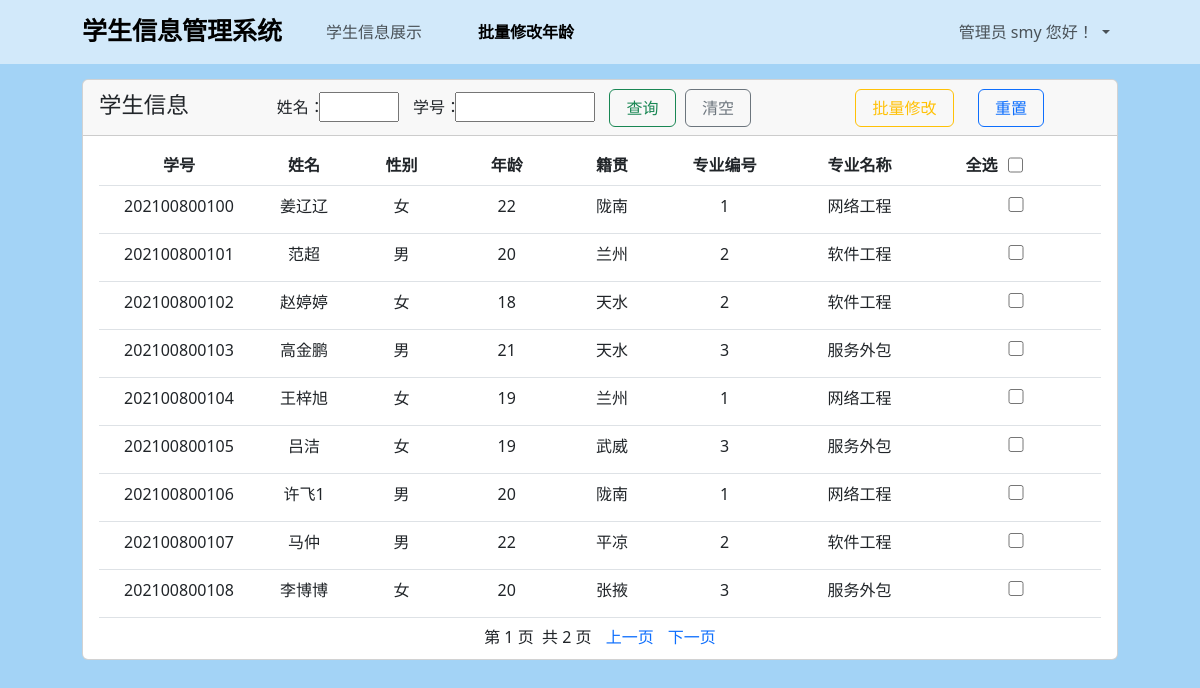
The app's page /?template=update_index (signed in) with its own data.
### tables this page shows
CREATE TABLE student(
        id INT PRIMARY KEY     NOT NULL,
        name       VARCHAR(50) NOT NULL,
        sex        CHAR(2)     NOT NULL,
        age        INT         NOT NULL,
        origin     VARCHAR(50) NOT NULL,
        profession_id int NOT NULL
        );

CREATE TABLE "profession"(id INT,name TEXT);

### main.py (the view, shortened to what this page needs)
@app.route("/", methods=["GET"])
def home():
    if not CheckLogin():
        return redirect(url_for("login"))
    select_condition = {}
    strWhere = []
    if "name" in request.args:
        name = request.args["name"]
        select_condition["name"] = name
        if name != "":
            strWhere.append("s.name like '%%%s%%'" % name)
    if "id" in request.args:
        ID = request.args["id"]
        select_condition["id"] = ID
        if ID != "":
            strWhere.append("s.id like '%%%s%%'" % ID)
    sql = """SELECT count(*) count FROM student s"""
    if len(strWhere) > 0:
        sql = sql + " where " + " and ".join(strWhere) + ";"
    count, _ = selectData(conn, sql)
    total_page_number = math.ceil(count[0]["count"] / 9 - 1) + 1
    page_number = "1"
    if "page" in request.args:
        page = request.args["page"]
        if int(page) <= 0:
            page_number = 1
            page = ""
        elif int(page) > total_page_number:
            page = str(total_page_number)
        if page != "":
            page_number = page
            sql = """SELECT s.*,p.name profession_name
                     FROM student s INNER JOIN profession p
                     ON s.profession_id = p.id
                     %s
                     ORDER BY s.id
                     LIMIT 9 %s;""" % (
                ("where " + " and ".join(strWhere)) if (len(strWhere) > 0) else "",
                "OFFSET " + str(9 * (int(page) - 1)) if (int(page) > 0) else "",
            )
        else:
            sql = """SELECT s.*,p.name profession_name
                     FROM student s INNER JOIN profession p
                     ON s.profession_id = p.id
                     %s
                     ORDER BY s.id
                     LIMIT 9;""" % (
                ("where " + " and ".join(strWhere)) if (len(strWhere) > 0) else ""
            )
    else:
        sql = """SELECT s.*,p.name profession_name
                 FROM student s INNER JOIN profession p
                 ON s.profession_id = p.id
                 %s
                 ORDER BY s.id
                 LIMIT 9;""" % (
            ("where " + " and ".join(strWhere)) if (len(strWhere) > 0) else ""
        )
    students, fields = selectData(conn, sql)
    if "template" in request.args:
        template_name = request.args["template"]
        if template_name == "update_index":
            return render_template(
                "update_index.html",
                total_page_number=total_page_number,
                students=students,
                username=session["username"],
                page_number=page_number,
                select_condition=select_condition,
                fields=fields,
                updateAges=request.args.get("updateAges"),
                error_message=request.args.get("error_message"),
            )

### dbOperations.py (called while the page is built)
def selectData(conn, sql):
    cursor = conn.cursor()
    cursor.execute(sql)
    fields = []  # 表中所有的字段
    for column in cursor.description:
        fields.append(column[0])
    result = cursor.fetchall()
    cursor.close()
    return result, fields

### main.py (called while the page is built)
def CheckLogin():
    if "username" in session:
        return True
    else:
        return False

### templates/update_index.html (shortened to what this page needs)
<!DOCTYPE html>
<html lang="zn">
<head>
    <link href="../static/bootstrap/5.3.0/css/bootstrap.min.css" rel="stylesheet">
</head>
<body>
<nav class="navbar navbar-expand-lg" style="background-color: #d2e9fa;">
    <div class="container">
        <span class="navbar-brand" id="brand">学生信息管理系统</span>
        <ul class="navbar-nav me-auto mb-2 mb-lg-0">
            <li class="nav-item my-item">
                <a class="nav-link" role="button" href="/" id="navLink1">
                    学生信息展示
                </a>
            </li>
            <li class="nav-item my-item">
                <a class="nav-link active" role="button" href="/?template=update_index" id="navLink2"
                   style="font-weight: bold">
                    批量修改年龄
                </a>
            </li>
        </ul>
        <ul class="navbar-nav">
            <li class="nav-item dropdown">
                <a class="nav-link dropdown-toggle" href="#" role="button" data-bs-toggle="dropdown"
                   aria-expanded="false">
                    管理员 {{ username }} 您好！
                </a>
            </li>
        </ul>
    </div>
</nav>
<div class="container">
    <div class="row">
        <div class="col-12">
            <div class="card" style="margin-top:15px;">
                <div class="card-header">
                    <span class="title">学生信息</span>
                    <form style="display: inline-block; margin-left: 7vw; margin-right: 5px;">
                        <label for="name">姓名：</label>
                        <input class="input" type="text" name="name" id="name" value="{{ select_condition["name"] }}">
                        <label for="id">学号：</label>
                        <input class="input" name="id" id="id" value="{{ select_condition["id"] }}">
                        <button class="btn btn-outline-success" type="button" onclick="select()" id="select_button"
                                data-updateAges-data="{{ updateAges }}">&nbsp;查询&nbsp;
                        </button>
                    </form>
                    <button class="btn btn-outline-secondary" onclick="select_reset()" style="margin-right: 100px;">
                        &nbsp;清空&nbsp;
                    </button>
                    <button class="btn btn-outline-warning" id="update_selected_students_button"
                            style="margin-right: 20px;">&nbsp;批量修改&nbsp;
                    </button>
                    <button class="btn btn-outline-primary" id="reset_button">&nbsp;重置&nbsp;
                    </button>
                </div>
                <div class="card-body">
                    <table class="table table-hover" id="table_body">
                        <thead>
                        <tr>
                            <th>学号</th>
                            <th>姓名</th>
                            <th>性别</th>
                            <th>年龄</th>
                            <th>籍贯</th>
                            <th>专业编号</th>
                            <th>专业名称</th>
                            <th>
                                <div style="width: 60px; float:left; position: relative; left: 23px;">
                                    <label for="selectAll" style="float:left; margin-right: 10px">全选</label>
                                    <input type="checkbox" id="selectAll"
                                           style="width: 15px; height: 24px; margin: 0; float:left;"
                                           autocomplete="off">
                                </div>
                            </th>
                        </tr>
                        </thead>
                        <tbody>
                        {% for student in students %}
                            <tr>
                                <td>{{ student[fields[0]] }}</td>
                                <td>{{ student[fields[1]] }}</td>
                                <td>{{ student[fields[2]] }}</td>
                                <td style="text-align: center;" class="age_td"
                                    id="td{{ student[fields[0]] }}">{{ student[fields[3]] }}</td>
                                <td>{{ student[fields[4]] }}</td>
                                <td>{{ student[fields[5]] }}</td>
                                <td>{{ student[fields[6]] }}</td>
                                <td>
                                    <input type="checkbox" class="my_update_checkbox" name="checkbox"
                                           id="checkbox{{ student["id"] }}" value="{{ student["id"] }}"
                                           style="width: 40px" autocomplete="off">
                                </td>
                            </tr>
                        {% endfor %}
                        </tbody>
                    </table>
                    <div class="text-center" id="table_footer">
                        <span style="margin-right: 10px;">第 {{ page_number }} 页&nbsp;&nbsp;共 {{ total_page_number }} 页</span>
                        <a href="/?template=update_index&page={{ page_number|int - 1 }}&name={{ select_condition["name"] }}&id={{ select_condition["id"] }}"
                           style="margin-right: 10px;text-decoration: none;" id="lastPageLink">上一页</a>
                        <a href="/?template=update_index&page={{ page_number|int + 1 }}&name={{ select_condition["name"] }}&id={{ select_condition["id"] }}"
                           style="text-decoration: none;" id="nextPageLink">下一页</a>
                    </div>
                </div>
            </div>
        </div>
    </div>
</div>
</body>
</html>

### templates/update_index.html (style rules this page uses)
body { background: #a3d3f6; }
.title { font-size: 140%; }
.container { max-width: 1060px; }
tbody tr { height: 48px; text-align: center; }
thead tr { text-align: center; }
thead tr th:nth-child(1) { width: 160px; }
thead tr th:nth-child(2) { width: 90px; }
thead tr th:nth-child(6) { width: 120px; }
thead tr th:nth-child(7) { width: 150px; }
.my-item { margin: auto 20px; }
.input { width: 140px; margin-left: -10px; margin-right: 10px; }
#brand { font-family: "楷体", serif; font-weight: bold; font-size: 25px; }
#table_footer { height: 2px; position: relative; top: -16px; }
#table_body { position: relative; top: -7px; }
.my_update_checkbox { width: 15px; height: 15px; }
#name { width: 80px; }

### records on screen
student: id "202100800100", name "姜辽辽", sex "女", age "22", origin "陇南", profession "1", name "网络工程"
student: id "202100800101", name "范超", sex "男", age "20", origin "兰州", profession "2", name "软件工程"
student: id "202100800102", name "赵婷婷", sex "女", age "18", origin "天水", profession "2", name "软件工程"
student: id "202100800103", name "高金鹏", sex "男", age "21", origin "天水", profession "3", name "服务外包"
student: id "202100800104", name "王梓旭", sex "女", age "19", origin "兰州", profession "1", name "网络工程"
student: id "202100800105", name "吕洁", sex "女", age "19", origin "武威", profession "3", name "服务外包"
student: id "202100800106", name "许飞1", sex "男", age "20", origin "陇南", profession "1", name "网络工程"
student: id "202100800107", name "马仲", sex "男", age "22", origin "平凉", profession "2", name "软件工程"
student: id "202100800108", name "李博博", sex "女", age "20", origin "张掖", profession "3", name "服务外包"

### other values on screen
{{ username }} "smy"
{{ page_number }} "1"
{{ total_page_number }} "2"
